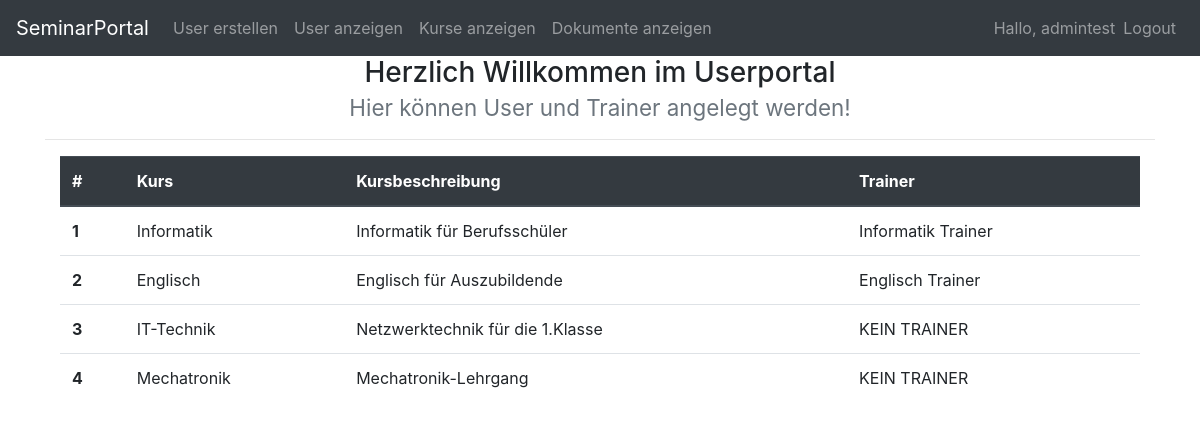
Screenshot of /Seminarportal_GREL/showcourse.php (signed in) with the database file from the repository.
### tables this page shows
CREATE TABLE `kurs` (
  `ID` int(11) NOT NULL,
  `TRAINER_ID` int(11) DEFAULT NULL,
  `Kursname` varchar(100) DEFAULT NULL,
  `Kursbeschreibung` varchar(1000) DEFAULT NULL
);

CREATE TABLE `user` (
  `ID` int(11) NOT NULL,
  `KURS_ID` int(11) DEFAULT NULL,
  `username` varchar(100) DEFAULT NULL,
  `userpassword` varchar(1000) DEFAULT NULL,
  `admin` tinyint(4) DEFAULT NULL,
  `trainer` tinyint(4) DEFAULT NULL,
  `vorname` varchar(100) DEFAULT NULL,
  `nachname` varchar(100) DEFAULT NULL,
  `titel` varchar(100) DEFAULT NULL,
  `geschlecht` int(11) DEFAULT NULL,
  `telefonnummer` varchar(100) DEFAULT NULL,
  `email` varchar(100) DEFAULT NULL,
  `strasse` varchar(100) DEFAULT NULL,
  `strassennummer` varchar(100) DEFAULT NULL,
  `PLZ` varchar(100) DEFAULT NULL,
  `Ort` varchar(100) DEFAULT NULL
);

### Seminarportal_GREL/connection.php (called while the page is built, shortened)
<?php
    class dbConnection
    {
        private $servername = 'localhost';
        private $username = 'root';
        private $password = '';
        private $dbname = 'Seminarportal';
		private $conn;
        public function dbConnection()
        {
            $this->conn = new mysqli($this->servername, $this->username, $this->password, $this->dbname);
        }
public function getallcourses(){
$sql = 'SELECT kurs.ID, kurs.Kursname, kurs.Kursbeschreibung, user.nachname, user.vorname FROM kurs LEFT OUTER JOIN user ON kurs.trainer_id = user.id';
$stmt = $this->conn->prepare($sql);
$stmt->execute();
$result = $stmt->get_result();
$kurse = $result->fetch_all(MYSQLI_ASSOC);
return $kurse;
}
}
$database_connection = new dbConnection();

### Seminarportal_GREL/showcourse.php (the view, shortened to what this page needs)
<?php
require_once 'connection.php';
$kurse = $database_connection->getallcourses();
?>
<!DOCTYPE html>
<html lang="en">
	<head>
		<link rel="stylesheet" href="https://stackpath.bootstrapcdn.com/bootstrap/4.3.1/css/bootstrap.min.css"
>
	</head>
<body>
<?php require_once 'navbar.php'; ?>
<div class="container">
<h3 style="text-align: center;">
	Herzlich Willkommen im Userportal<br>
	<small class="text-muted">Hier können User und Trainer angelegt werden!</small><hr>
</h3>
<div class="container">
	<table class="table">
		<thead class="thead-dark">
			<tr>
				<th scope="col">#</th>
				<th scope="col">Kurs</th>
				<th scope="col">Kursbeschreibung</th>
				<th scope="col">Trainer</th>
			</tr>
		</thead>
		<tbody>
	<?php
	$a = 1;
	foreach ($kurse as $kurs) {
		echo '<tr>';
			echo '<th scope="row">' . $a . '</th>';
			echo '<td>' . $kurs['Kursname'] . '</td>';
			echo '<td>' . $kurs['Kursbeschreibung'] . '</td>';
			$trainer = trim($kurs['nachname'] . ' ' . $kurs['vorname']);
			if (strlen($trainer) == 0) {
				$trainer = 'KEIN TRAINER';
			}
			echo '<td>' . $trainer . '</td>';
			$a++;
		echo '</tr>';
	}
	?>
</tbody>
	</table>
</div>
</div>
</body>
</html>

### rows the page displays
kurs: Kursname "Informatik", Kursbeschreibung "Informatik für Berufsschüler", TRAINER_ID.vorname "Informatik Trainer"
kurs: Kursname "Englisch", Kursbeschreibung "Englisch für Auszubildende", TRAINER_ID.vorname "Englisch Trainer"
kurs: Kursname "IT-Technik", Kursbeschreibung "Netzwerktechnik für die 1.Klasse", trainer "KEIN TRAINER"
kurs: Kursname "Mechatronik", Kursbeschreibung "Mechatronik-Lehrgang", trainer "KEIN TRAINER"

### other values shown
$_SESSION['username'] "admintest"
